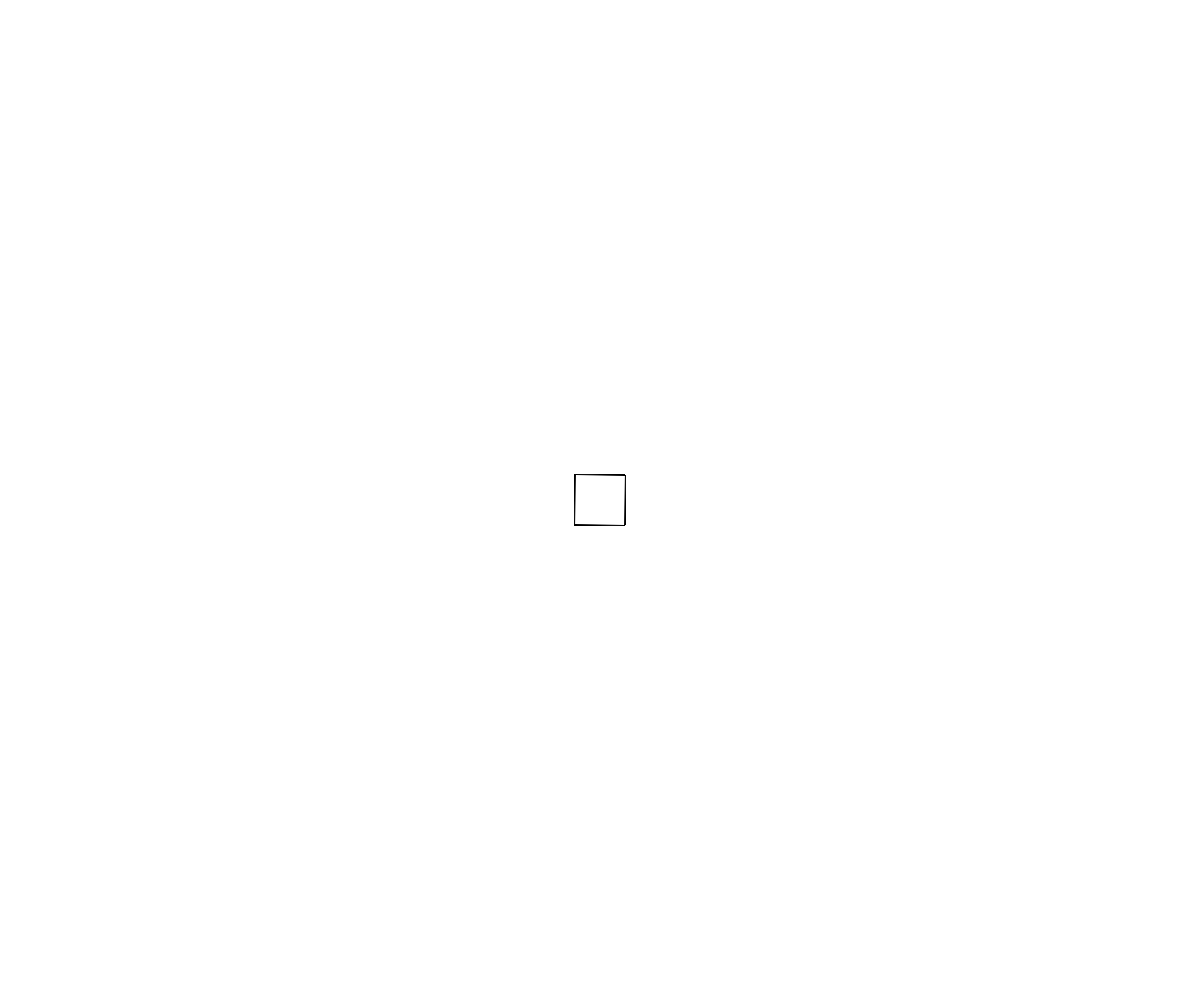
Frame 1 (no input)
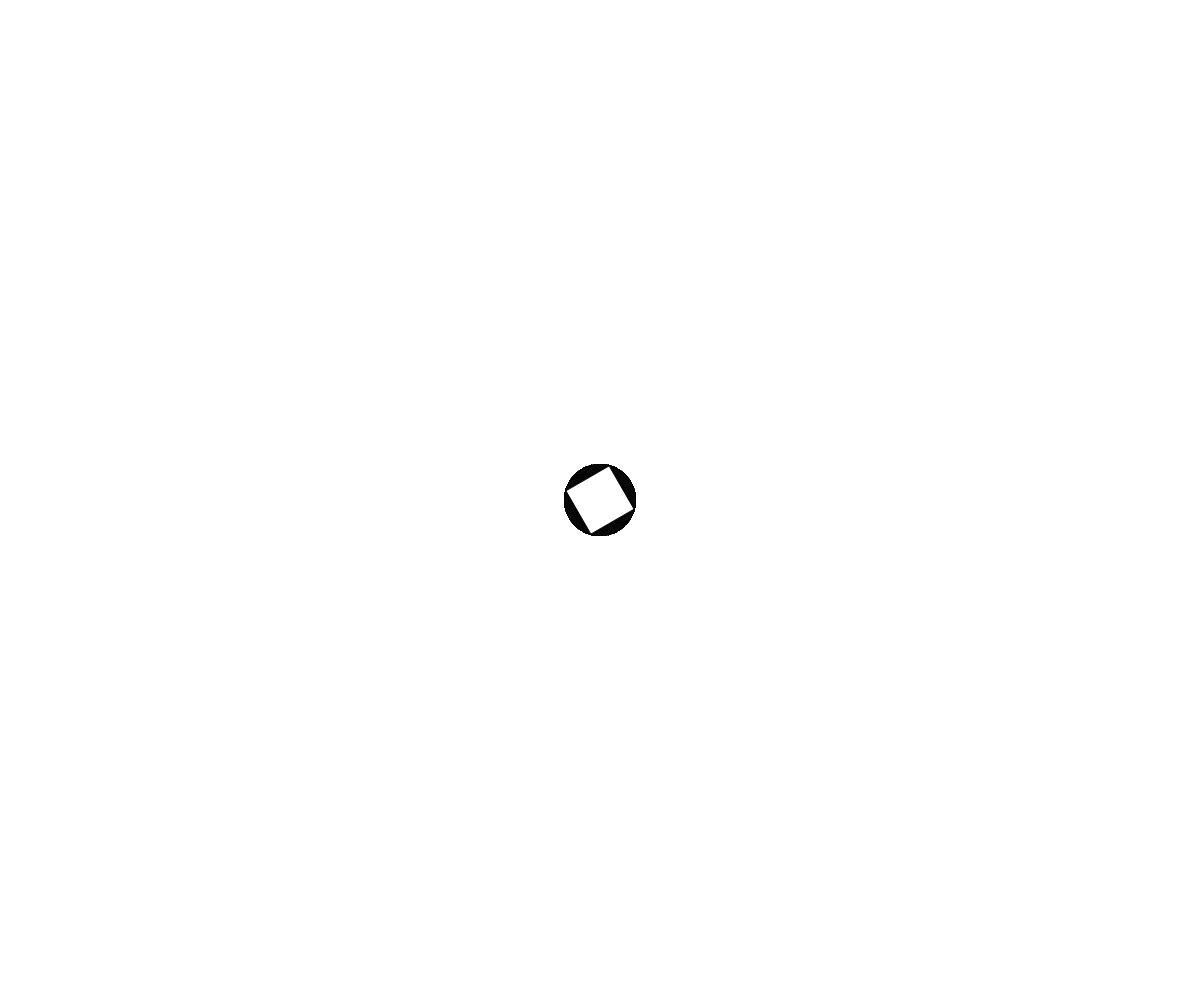
Frame 60 (no input)
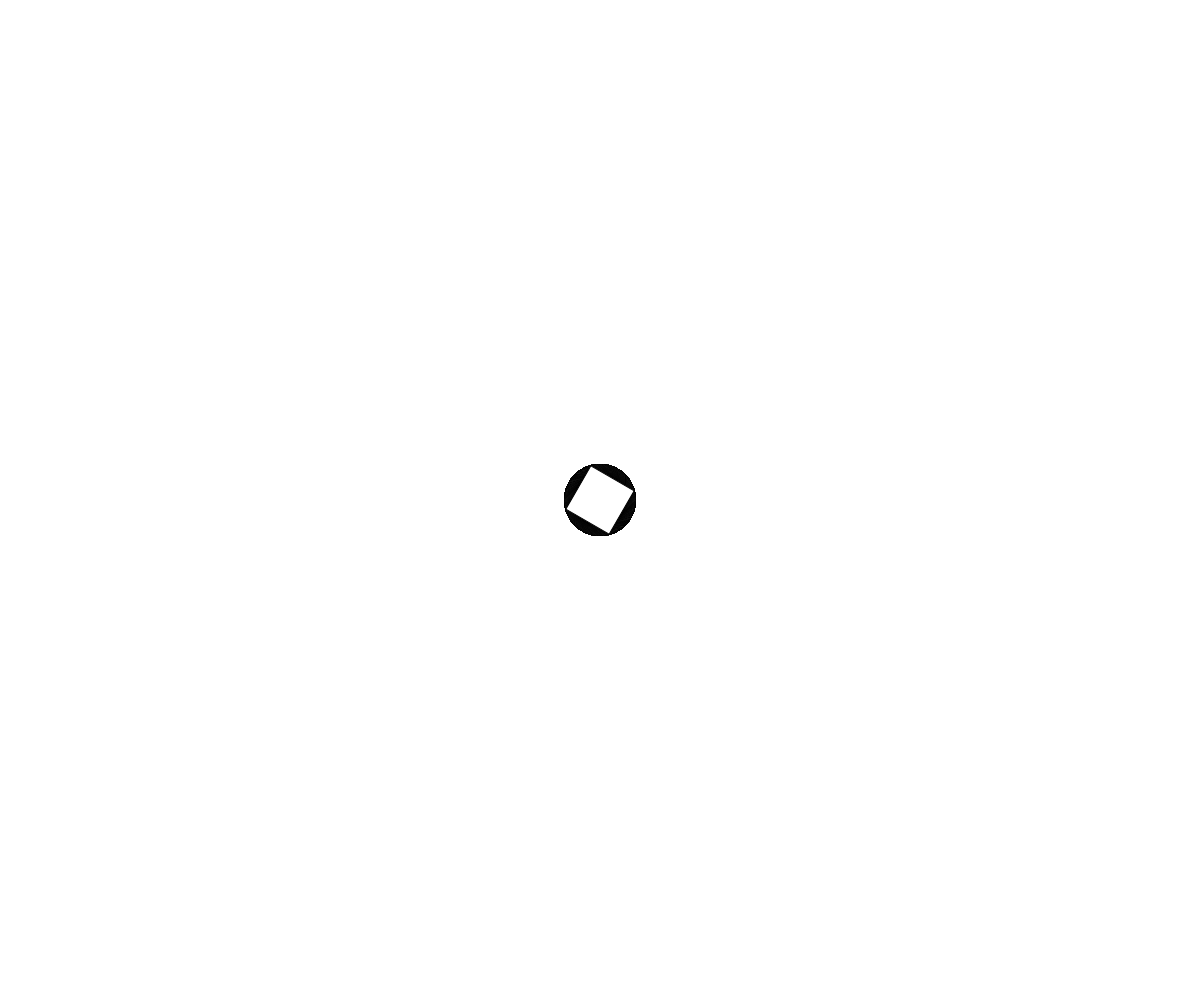
Frame 120 (the mouse pressed at the canvas centre since frame 60)

The p5.js sketch that drew these frames (run headless with seeded random() and noise() and a simulated clock; from frame 60 on, the mouse is pressed at the canvas centre):

// p5.js sketch
// ── sketch.js
// Project Title
// Your Name
// Date
//
// Extra for Experts:
// - describe what you did to take this project "above and beyond"
let x,y;
let posList = []
const NUM_SEGMENTS = 100


function setup() {
  createCanvas(windowWidth, windowHeight);
  rectMode(CENTER); angleMode(DEGREES)
  x = width/2; y = height/2
  for (let i = 0; i < NUM_SEGMENTS; i++) {
    posList.push({x:x, y:y, r:frameCount})
  }
}

function renderSnake() {
  for (let p of posList) {
    push()
    translate(p.x, p.y)
    rotate(p.r)
    square(0,0,50)
    pop()
    p.r += 2;
  }
}

function move() {
  if(keyIsDown(LEFT_ARROW)) x-=4
  if(keyIsDown(RIGHT_ARROW)) x+=4
  if(keyIsDown(UP_ARROW)) y-=4
  if(keyIsDown(DOWN_ARROW)) y+=4

  //every movement step, add a new segment
  // and delete oldest segment
  posList.splice(0,1)
  posList.push({x:x, y:y, r:frameCount})
}

posList.splice(0,1)


function draw() {
  //background(220);
  move()
  renderSnake()
}
